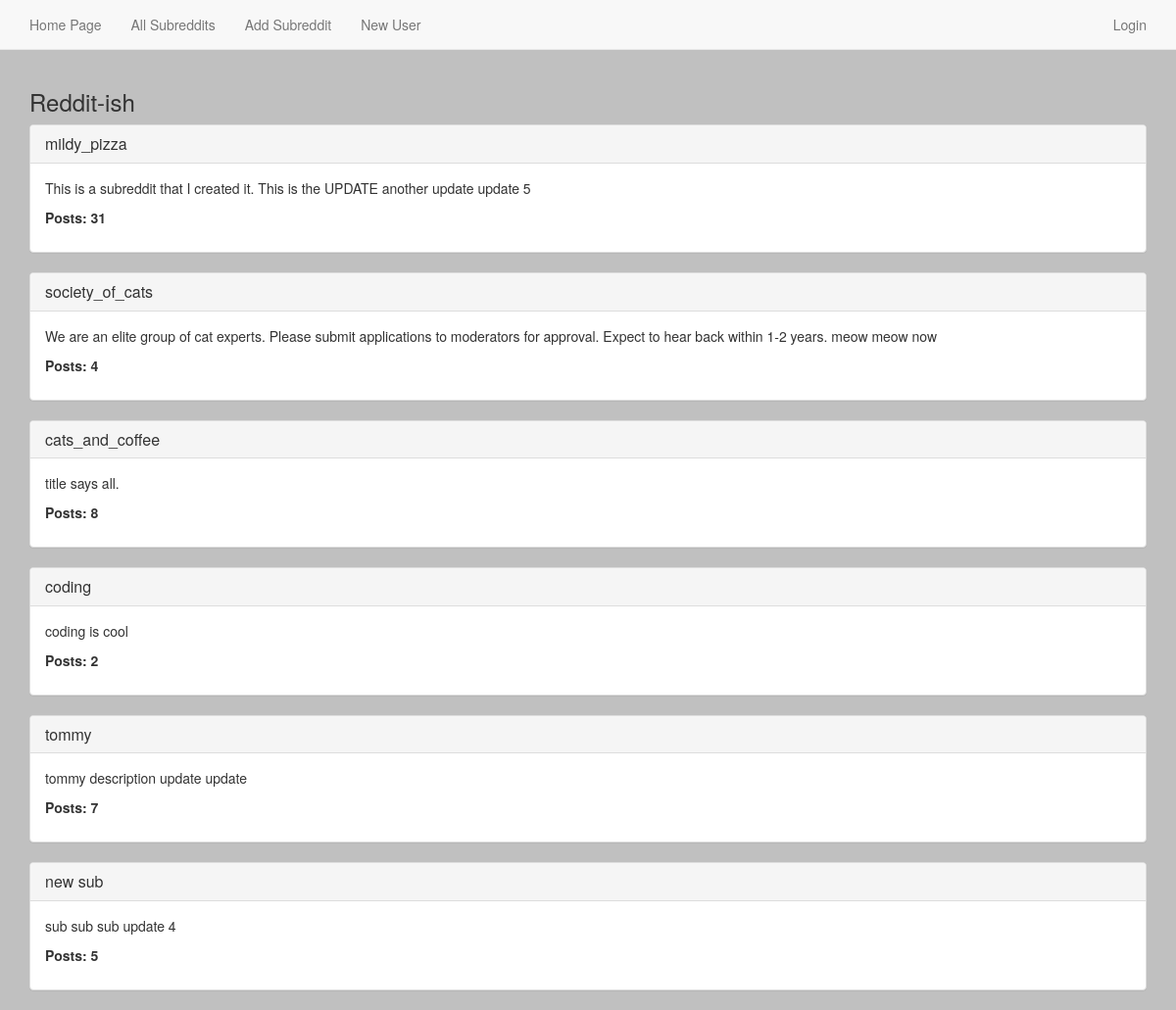
The page /subreddits/ on the database its author committed.
### reddit_app/models.py (models this page shows, shortened)
class Subreddit(models.Model):
    name = models.CharField(max_length=50)
    description = models.TextField()
    creation = models.DateTimeField(auto_now_add=True)
    def current_count(self):
        return self.post_set.count()
    def __str__(self):
        return self.name

### reddit_app/views.py (the view)
# urls.py: url(r'^subreddits/$', SubredditView.as_view(), name='subreddit_view'),
class SubredditView(ListView):
    template_name = 'subreddits.html'
    model = Subreddit

### templates/subreddits.html (shortened to what this page needs)
{% extends 'base.html' %}
{% load staticfiles %}
{% block content %}
{% for subreddit in object_list %}
<div class="panel panel-default">
    <div class="panel-heading">
        <h3 class="panel-title"><a href="{% url 'subreddit_detail_view' subreddit.id %}">{{ subreddit }}</a></h3>
    </div>
    <div class="panel-body">
        <p>
            {{ subreddit.description }}
        </p>
        <p>
            <b>Posts: {{ subreddit.current_count }}</b>
        </p>
    </div>
</div>
    {% endfor %}
{% endblock %}

### templates/base.html (style rules this page uses)
body { background-color: silver; }

### rows shown on the page
Subreddit: name "mildy_pizza", description "This is a subreddit that I created it. This is the UPDATE another update update 5", current_count "31"
Subreddit: name "society_of_cats", description "We are an elite group of cat experts. Please submit applications to moderators for approval. Expect to hear back within 1-2 years. meow meow now", current_count "4"
Subreddit: name "cats_and_coffee", description "title says all.", current_count "8"
Subreddit: name "coding", description "coding is cool", current_count "2"
Subreddit: name "tommy", description "tommy description update update", current_count "7"
Subreddit: name "new sub", description "sub sub sub update 4", current_count "5"
